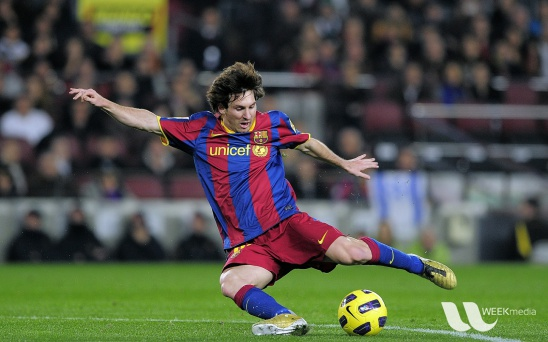
#> input picture OpenCVExamples/ImageProcessing/Histograms/messi5.jpg, 548 x 342 px
$ python other-histogram-functions.py
#> lines starting #> are read from the running program, lines starting #| are printed output that depends on the picture
import cv2 as cv
import numpy as np
from matplotlib import pyplot as plt
import os
import os.path
import shutil

# NOTE: The helper function hist_match is taken directly from the following stackoverflow post.
#       Apparently there are no libraries that do color-histogram matching.
#       https://stackoverflow.com/questions/32655686/histogram-matching-of-two-images-in-python-2-x
#
#       The link below is also probably worth taking a look at, if you want to use MATLAB's matching function instead.
#       https://www.mathworks.com/help/matlab/matlab-engine-for-python.html?searchHighlight=python&s_tid=doc_srchtitle


def histBGR(file):
    "Press space for color-intensity histogram of the image's bgr values"
#> called with file = 'messi5.jpg'
    image = cv.imread(file, 1) # -1 alpha, 0 gray, 1 color
#> image is the input picture: shape (342, 548, 3); mean B, G, R 72.4, 86, 82.2
    while True:
        k = cv.waitKey(10) & 0xFF
#> (key Esc is pressed here)
        k_char = chr(k)
        if k_char == ' ':
            print("Displaying histogram!")
            color = ['b','g','r']
            for i,col in enumerate(color):
                histr = cv.calcHist([image],[i],None,[256],[0,256])
                # NOTE: Using an argument other than None lets you creates a hist for a specified section of the image
                plt.plot(histr,color = col)
                plt.xlim([0,256])
            plt.show()
        # Display the resulting image
        cv.imshow(file, image)
        # End the Video Capture
        if k == 27: # ESC key, See https://keycode.info for other keycodes
            print("Closed image windows!")
            break
    cv.destroyWindow(file)
    return

def histEqual(file):
    "Returns the image result of equalizehist: makes the Equalized Data more spread out than Original Data"
#> called with file = 'treelc.jpg'
    image = cv.imread(file, 0) # -1 alpha, 0 gray, 1 color
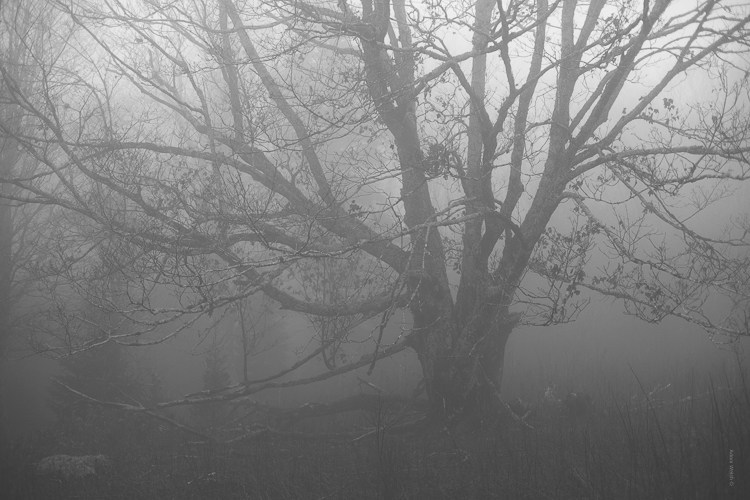
#> input picture OpenCVExamples/ImageProcessing/Histograms/treelc.jpg, 750 x 500 px
#> image is the input picture: shape (500, 750); min 49, max 253, mean 127.3
    EQimage = cv.equalizeHist(image)    # Equalization only works with grayscale images
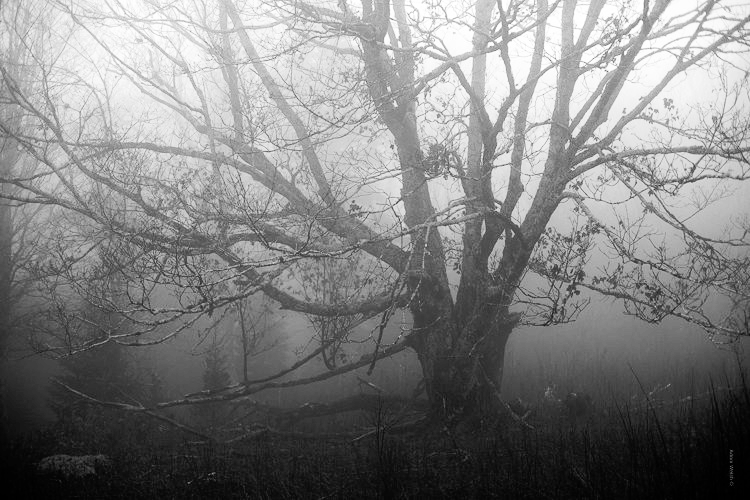
#> EQimage: shape (500, 750); min 0, max 255, mean 128.4
    while True:
        k = cv.waitKey(10) & 0xFF
#> (key Esc is pressed here)
        k_char = chr(k)
        if k_char == ' ':
            print("Displaying histogram!")
            hist1 = cv.calcHist([image],[0],None,[256],[0,256])
            hist2 = cv.calcHist([EQimage],[0],None,[256],[0,256])
            line2, = plt.plot(hist2,label="Equalized Data",color='brown')
            line1, = plt.plot(hist1,label="Original Data",color='black',linestyle='dashed')
            first_legend = plt.legend(handles=[line2], loc=1)
            ax = plt.gca().add_artist(first_legend)
            plt.legend(handles=[line1], loc=4)
            plt.xlim([0,256])
            plt.show()
        # Display the resulting image
        cv.imshow(file, image)
        cv.imshow("EQ_"+file, EQimage)
        # Close open image windows
        if k == 27: # ESC key, See https://keycode.info for other keycodes
            print("Closed image windows!")
            break
    cv.destroyWindow(file)
    cv.destroyWindow("EQ_"+file)
    return EQimage

def histColorMatch(srcFile, tempFile):
    "Only works on grayscale, matches the color histogram of srcFile to tempFile's color histogram"
#> called with srcFile = 'f1.jpg', tempFile = 'f5.jpg'
    # NOTE: See https://en.wikipedia.org/wiki/Histogram_matching for a description of this algorithm
    imageSrc = cv.imread(srcFile, 0) # -1 alpha, 0 gray, 1 color
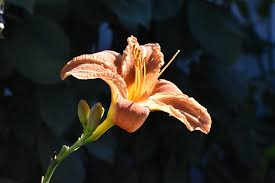
#> input picture OpenCVExamples/ImageProcessing/Histograms/f1.jpg, 275 x 183 px
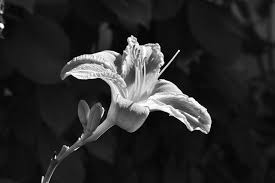
#> imageSrc: shape (183, 275); min 0, max 255, mean 40.9
    imageTemp = cv.imread(tempFile, 0) # -1 alpha, 0 gray, 1 color
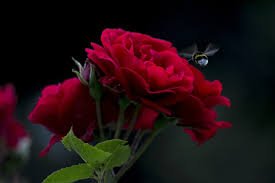
#> input picture OpenCVExamples/ImageProcessing/Histograms/f5.jpg, 275 x 183 px
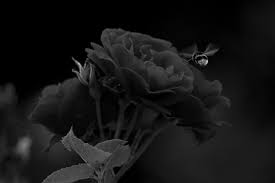
#> imageTemp: shape (183, 275); min 0, max 200, mean 21.2
    imageMatch = hist_match(imageSrc, imageTemp).astype(np.uint8)
    while True:
        k = cv.waitKey(10) & 0xFF
        k_char = chr(k)
        if k_char == ' ':
            print("Displaying histogram!")
            hist1 = cv.calcHist([imageSrc],[0],None,[256],[0,256])
            hist2 = cv.calcHist([imageTemp],[0],None,[256],[0,256])
            hist3 = cv.calcHist([imageMatch],[0],None,[256],[0,256])
            line3, = plt.plot(hist3,label="MatchResult Data",color='blue')
            line2, = plt.plot(hist2,label="Template Data",color='red')
            line1, = plt.plot(hist1,label="Source Data",color='black')
            first_legend = plt.legend(handles=[line2], loc=1)
            ax = plt.gca().add_artist(first_legend)
            plt.legend(handles=[line1], loc=4)
            plt.xlim([0,256])
            plt.show()
        # Display the resulting image
        cv.imshow("srcFile", imageSrc)
        cv.imshow("tempFile", imageTemp)
        cv.imshow("matchResult", imageMatch)
        # End the Video Capture
        if k == 27: # ESC key, See https://keycode.info for other keycodes
            print("Closed image windows!")
            break
    cv.destroyAllWindows()
    return

def hist_match(source, template):
    # NOTE: This function was taken from the stack overflow post
    oldshape = source.shape
#> oldshape = (183, 275)
    source = source.ravel()
    template = template.ravel()

    # get the set of unique pixel values and their corresponding indices and
    # counts
    s_values, bin_idx, s_counts = np.unique(source, return_inverse=True, return_counts=True)
#> s_values = 256 values from 0 to 255; s_counts = 256 values, max 2656 at index 14, min 13 at index 253, mean 196.6
    t_values, t_counts = np.unique(template, return_counts=True)
#> t_values = 151 values from 0 to 200; t_counts = 151 values, max 9366 at index 0, min 1 at index 124, mean 333.3

    # take the cumsum of the counts and normalize by the number of pixels to
    # get the empirical cumulative distribution functions for the source and
    # template images (maps pixel value --> quantile)
    s_quantiles = np.cumsum(s_counts).astype(np.float64)
#> s_quantiles = 256 values from 232 to 50325
    s_quantiles /= s_quantiles[-1]
#> s_quantiles = 256 values from 0.00461 to 1
    t_quantiles = np.cumsum(t_counts).astype(np.float64)
#> t_quantiles = 151 values from 9366 to 50325
    t_quantiles /= t_quantiles[-1]
#> t_quantiles = 151 values from 0.186 to 1

    # interpolate linearly to find the pixel values in the template image
    # that correspond most closely to the quantiles in the source image
    interp_t_values = np.interp(s_quantiles, t_quantiles, t_values)
#> interp_t_values = 256 values from 0 to 200

    return interp_t_values[bin_idx].reshape(oldshape)
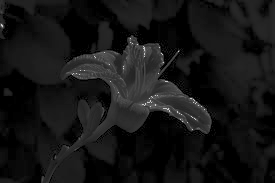
#> returned value: shape (183, 275) float64; min 0, max 200, mean 21.5

def main():
    histBGR("messi5.jpg")
    histEqual("treelc.jpg")
    histColorMatch("f1.jpg", "f5.jpg")
#> (key Esc is pressed here)


if __name__ == "__main__":
    main()
